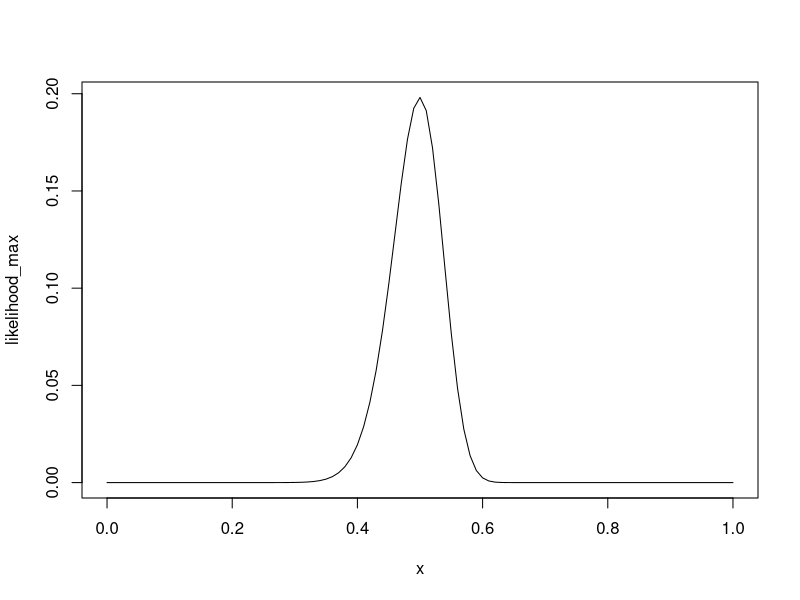

R code for this plot:
## ---- chunk 1
n <- 100
N <- 20
p <- 0.4
x <- rbinom(n, N, p)
m1 <- mean(x)
m2 <- mean(x^2)
Nhat <- m1^2 / (m1 -(m2-m1^2))
phat <- (m1 - (m2-m1^2)) / m1
## ---- chunk 2
Nhat -N
phat -p
## ---- chunk 3
n <- 1000
N <- 20
p <- 0.4
x <- rbinom(n, N, p)
m1 <- mean(x)
m2 <- mean(x^2)
Nhat <- m1^2 / (m1 -(m2-m1^2))
phat <- (m1 - (m2-m1^2)) / m1
## ---- chunk 4
Nhat -N
phat -p
## ---- chunk 5
n <- 100
N <- 10
p <- 0.1
x <- rbinom(n, N, p)
m1 <- mean(x)
m2 <- mean(x^2)
Nhat <- m1^2 / (m1 -(m2-m1^2))
phat <- (m1 - (m2-m1^2)) / m1
## ---- chunk 6
Nhat -N
phat -p
## ---- chunk 7
n <- 100
N <- 10
p <- 0.9
x <- rbinom(n, N, p)
m1 <- mean(x)
m2 <- mean(x^2)
Nhat <- m1^2 / (m1 -(m2-m1^2))
phat <- (m1 - (m2-m1^2)) / m1
## ---- chunk 8
Nhat -N
phat -p
## ---- chunk 9
n <- 1000
N <- 10
p <- 0.1
x <- rbinom(n, N, p)
m1 <- mean(x)
m2 <- mean(x^2)
Nhat <- m1^2 / (m1 -(m2-m1^2))
phat <- (m1 - (m2-m1^2)) / m1
## ---- chunk 10
Nhat -N
phat -p
## ---- chunk 11
n <- 1000
N <- 10
p <- 0.9
x <- rbinom(n, N, p)
m1 <- mean(x)
m2 <- mean(x^2)
Nhat <- m1^2 / (m1 -(m2-m1^2))
phat <- (m1 - (m2-m1^2)) / m1
## ---- chunk 12
Nhat -N
phat -p
## ---- chunk 13
likelihood_max <- function(p, M=30, N=50, n=10) {
pbinom(q = M, size = N, prob = p)^n - pbinom(q = M - 1, size = N, prob = p)^n
}
## ---- chunk 14
plot(likelihood_max, from=0, to =1)
## ---- chunk 15
optimize(likelihood_max, interval=c(0,1), maximum=TRUE)
